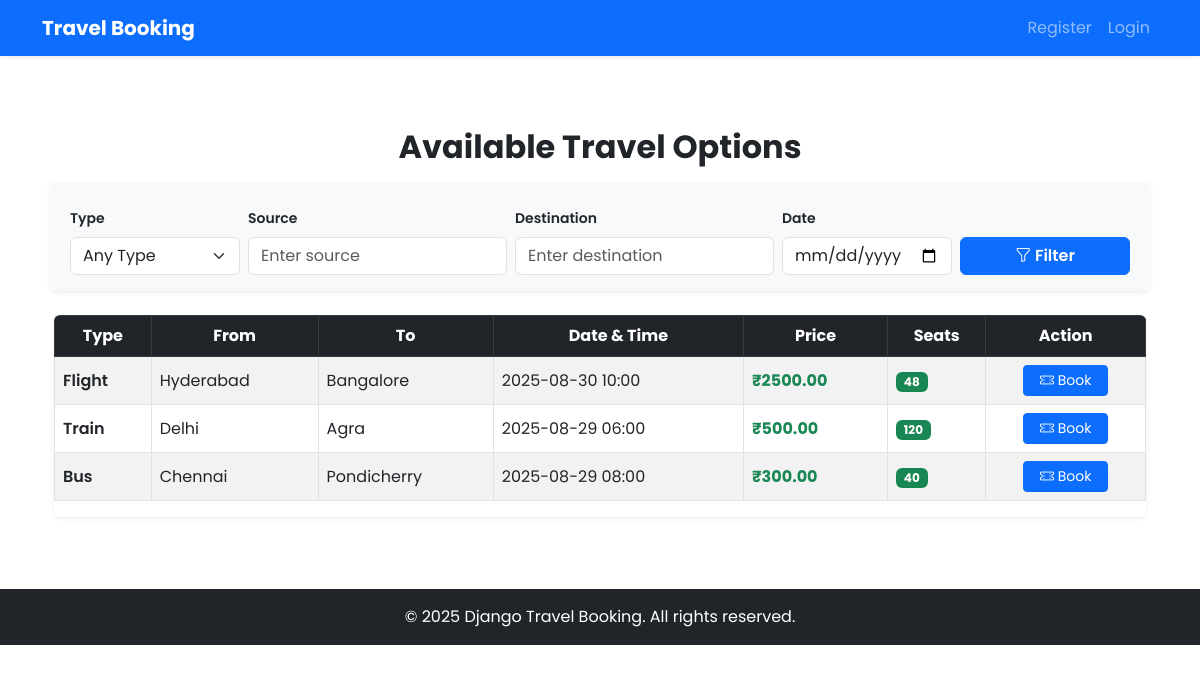
The page / on the database its author committed.
### core/models.py (models this page shows, shortened)
class TravelOption(models.Model):
    TRAVEL_TYPES=[('Flight','Flight'),('Train','Train'),('Bus','Bus')]
    type=models.CharField(max_length=20,choices=TRAVEL_TYPES)
    source=models.CharField(max_length=100)
    destination=models.CharField(max_length=100)
    date_time=models.DateTimeField()
    price=models.DecimalField(max_digits=10,decimal_places=2)
    available_seats=models.PositiveIntegerField()

### core/views.py (the view)
# urls.py: path('', views.home, name='home'),
def home(request):
    travels = TravelOption.objects.all()
    ttype = request.GET.get('type') or ''
    src = request.GET.get('source') or ''
    dst = request.GET.get('destination') or ''
    date = request.GET.get('date') or ''
    if ttype: travels = travels.filter(type=ttype)
    if src: travels = travels.filter(source__icontains=src)
    if dst: travels = travels.filter(destination__icontains=dst)
    if date: travels = travels.filter(date_time__date=date)
    return render(request, 'core/travel_list.html', {'travels': travels, 'filters': {'type': ttype, 'source': src, 'destination': dst, 'date': date}})

### templates/core/travel_list.html (shortened to what this page needs)
{% extends 'core/base.html' %}
{% block content %}
<div class="container py-4">
  <h2 class="mb-4 text-center fw-bold">Available Travel Options</h2>
  <form method="get" class="row g-2 mb-4 align-items-end bg-light p-3 rounded shadow-sm">
    <div class="col-6 col-md-2">
      <label class="form-label small fw-semibold">Type</label>
      <select name="type" class="form-select">
        <option value="">Any Type</option>
      </select>
    </div>
    <div class="col-6 col-md-3">
      <label class="form-label small fw-semibold">Source</label>
      <input type="text" name="source" value="{{ filters.source }}" class="form-control" placeholder="Enter source">
    </div>
    <div class="col-6 col-md-3">
      <label class="form-label small fw-semibold">Destination</label>
      <input type="text" name="destination" value="{{ filters.destination }}" class="form-control" placeholder="Enter destination">
    </div>
    <div class="col-6 col-md-2">
      <label class="form-label small fw-semibold">Date</label>
      <input type="date" name="date" value="{{ filters.date }}" class="form-control">
    </div>
    <div class="col-12 col-md-2">
      <button class="btn btn-primary w-100 fw-semibold" type="submit">
        <i class="bi bi-funnel"></i> Filter
      </button>
    </div>
  </form>
  <div class="table-responsive shadow-sm rounded">
    <table class="table table-bordered table-striped align-middle">
      <thead class="table-dark">
        <tr class="text-center">
          <th>Type</th>
          <th>From</th>
          <th>To</th>
          <th>Date & Time</th>
          <th>Price</th>
          <th>Seats</th>
          <th>Action</th>
        </tr>
      </thead>
      <tbody>
        {% for t in travels %}
          <tr>
            <td class="fw-semibold">{{ t.type }}</td>
            <td>{{ t.source }}</td>
            <td>{{ t.destination }}</td>
            <td>{{ t.date_time|date:'Y-m-d H:i' }}</td>
            <td class="text-success fw-bold">₹{{ t.price }}</td>
            <td>
              {% if t.available_seats > 0 %}
                <span class="badge bg-success">{{ t.available_seats }}</span>
              {% else %}
                <span class="badge bg-danger">Full</span>
              {% endif %}
            </td>
            <td class="text-center">
              {% if t.available_seats > 0 %}
                <a class="btn btn-sm btn-primary px-3" href="{% url 'book_travel' t.id %}">
                  <i class="bi bi-ticket-perforated"></i> Book
                </a>
              {% else %}
                <button class="btn btn-sm btn-secondary px-3" disabled>
                  <i class="bi bi-x-circle"></i> Unavailable
                </button>
              {% endif %}
            </td>
          </tr>
        {% endfor %}
      </tbody>
    </table>
  </div>
</div>
{% endblock %}

### rows shown on the page
TravelOption: type "Flight", source "Hyderabad", destination "Bangalore", date_time "2025-08-30 10:00", price "2500.00", available_seats "48", shows "Book"
TravelOption: type "Train", source "Delhi", destination "Agra", date_time "2025-08-29 06:00", price "500.00", available_seats "120", shows "Book"
TravelOption: type "Bus", source "Chennai", destination "Pondicherry", date_time "2025-08-29 08:00", price "300.00", available_seats "40", shows "Book"
